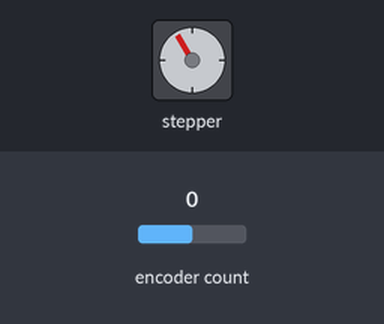
Simulated run of this sketch. Board: Arduino Uno, built with avr-gcc and run on an emulated ATmega328P. On the bench: stepper motor. The test bench sets the inputs (shaded band); at power-on: encoder count 0. Stepper angles assume 7200 steps per turn; what the sketch prints to the serial monitor is not drawn.

Above: at 1.8 s.
Timing chart, 0 to 3.3 s (numbered marks = the images above):
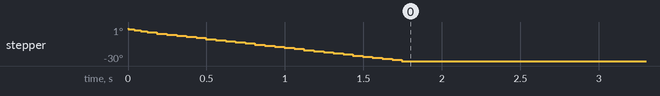

Measured:
- by itself, stepper: turns 30° counter-clockwise in 1.7 s

The sketch:

Reset.ino
```cpp
#include <Stepper.h>
#include <Encoder.h>
Encoder myEnc(2, 3);
const int stepsMove = 600;  // change this to fit the number of steps per revolution
                                     // for your motor
int count = 0;
// initialize the stepper library on pins 8 through 11:
Stepper myStepper(7200,8,9,10,11);

void setup() {
  // set the rpm:
  myStepper.setSpeed(5);
  // initialize the serial port:
  Serial.begin(9600);
}

int oldPosition  = 0;

void loop() {


  while(count < abs(stepsMove)){
      myStepper.step(-1);
      count++;
//      int newPosition = myEnc.read();
//      if(abs(newPosition) - abs(oldPosition) > 10){
//        delay(2000);
//        oldPosition = newPosition;
//      }
      Serial.println(myEnc.read());
//      count = abs(stepsMove);
//      delay(500);
  }

}
```
